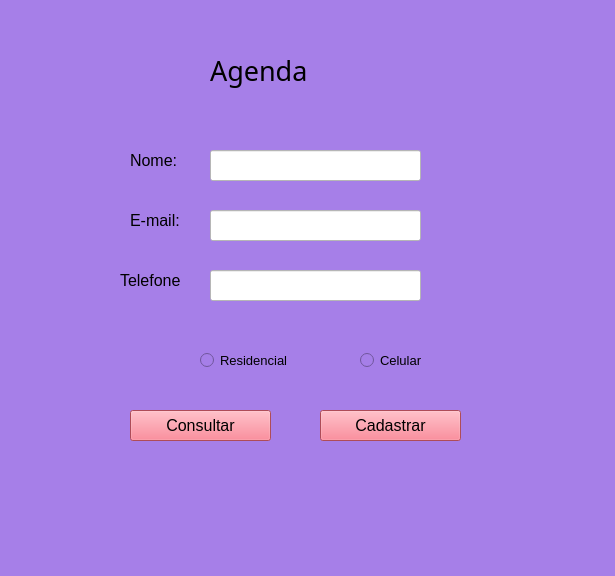
<?xml version="1.0" encoding="UTF-8"?>
<ui version="4.0">
 <class>MainWindow</class>
 <widget class="QMainWindow" name="MainWindow">
  <property name="geometry">
   <rect>
    <x>0</x>
    <y>0</y>
    <width>615</width>
    <height>576</height>
   </rect>
  </property>
  <property name="windowTitle">
   <string>MainWindow</string>
  </property>
  <property name="styleSheet">
   <string notr="true">background-color: rgba(166, 127, 232, 1);</string>
  </property>
  <widget class="QWidget" name="centralwidget">
   <widget class="QPushButton" name="btnCadastro">
    <property name="geometry">
     <rect>
      <x>320</x>
      <y>410</y>
      <width>141</width>
      <height>31</height>
     </rect>
    </property>
    <property name="font">
     <font>
      <pointsize>12</pointsize>
     </font>
    </property>
    <property name="styleSheet">
     <string notr="true">background-color: rgba(244, 107, 123, 1);
selection-background-color: rgba(142, 214, 128, 1);</string>
    </property>
    <property name="text">
     <string>Cadastrar</string>
    </property>
   </widget>
   <widget class="QLineEdit" name="leNome">
    <property name="geometry">
     <rect>
      <x>210</x>
      <y>150</y>
      <width>211</width>
      <height>31</height>
     </rect>
    </property>
    <property name="font">
     <font>
      <pointsize>12</pointsize>
     </font>
    </property>
    <property name="styleSheet">
     <string notr="true">background-color: rgb(255, 255, 255);</string>
    </property>
   </widget>
   <widget class="QLabel" name="label_2">
    <property name="geometry">
     <rect>
      <x>130</x>
      <y>150</y>
      <width>71</width>
      <height>21</height>
     </rect>
    </property>
    <property name="font">
     <font>
      <pointsize>12</pointsize>
     </font>
    </property>
    <property name="text">
     <string>Nome:</string>
    </property>
   </widget>
   <widget class="QLabel" name="label_3">
    <property name="geometry">
     <rect>
      <x>130</x>
      <y>210</y>
      <width>71</width>
      <height>21</height>
     </rect>
    </property>
    <property name="font">
     <font>
      <pointsize>12</pointsize>
     </font>
    </property>
    <property name="text">
     <string>E-mail:</string>
    </property>
   </widget>
   <widget class="QLineEdit" name="leEmail">
    <property name="geometry">
     <rect>
      <x>210</x>
      <y>210</y>
      <width>211</width>
      <height>31</height>
     </rect>
    </property>
    <property name="font">
     <font>
      <pointsize>12</pointsize>
     </font>
    </property>
    <property name="styleSheet">
     <string notr="true">background-color: rgb(255, 255, 255);</string>
    </property>
   </widget>
   <widget class="QLineEdit" name="leTelefone">
    <property name="geometry">
     <rect>
      <x>210</x>
      <y>270</y>
      <width>211</width>
      <height>31</height>
     </rect>
    </property>
    <property name="font">
     <font>
      <pointsize>12</pointsize>
     </font>
    </property>
    <property name="styleSheet">
     <string notr="true">background-color: rgb(255, 255, 255);</string>
    </property>
   </widget>
   <widget class="QLabel" name="label_4">
    <property name="geometry">
     <rect>
      <x>120</x>
      <y>270</y>
      <width>81</width>
      <height>21</height>
     </rect>
    </property>
    <property name="font">
     <font>
      <pointsize>12</pointsize>
     </font>
    </property>
    <property name="text">
     <string>Telefone</string>
    </property>
   </widget>
   <widget class="QRadioButton" name="rbResidencial">
    <property name="geometry">
     <rect>
      <x>200</x>
      <y>350</y>
      <width>111</width>
      <height>20</height>
     </rect>
    </property>
    <property name="font">
     <font>
      <pointsize>10</pointsize>
     </font>
    </property>
    <property name="text">
     <string>Residencial</string>
    </property>
   </widget>
   <widget class="QRadioButton" name="rbCelular">
    <property name="geometry">
     <rect>
      <x>360</x>
      <y>350</y>
      <width>111</width>
      <height>20</height>
     </rect>
    </property>
    <property name="font">
     <font>
      <pointsize>10</pointsize>
     </font>
    </property>
    <property name="text">
     <string>Celular</string>
    </property>
   </widget>
   <widget class="QLabel" name="label">
    <property name="geometry">
     <rect>
      <x>210</x>
      <y>40</y>
      <width>221</width>
      <height>61</height>
     </rect>
    </property>
    <property name="font">
     <font>
      <family>Wide Latin</family>
      <pointsize>20</pointsize>
     </font>
    </property>
    <property name="text">
     <string>Agenda</string>
    </property>
   </widget>
   <widget class="QPushButton" name="btnConsulta">
    <property name="geometry">
     <rect>
      <x>130</x>
      <y>410</y>
      <width>141</width>
      <height>31</height>
     </rect>
    </property>
    <property name="font">
     <font>
      <pointsize>12</pointsize>
     </font>
    </property>
    <property name="styleSheet">
     <string notr="true">background-color: rgba(244, 107, 123, 1);
selection-background-color: rgba(142, 214, 128, 1);</string>
    </property>
    <property name="text">
     <string>Consultar</string>
    </property>
   </widget>
  </widget>
  <widget class="QMenuBar" name="menubar">
   <property name="geometry">
    <rect>
     <x>0</x>
     <y>0</y>
     <width>615</width>
     <height>26</height>
    </rect>
   </property>
  </widget>
  <widget class="QStatusBar" name="statusbar"/>
 </widget>
 <resources/>
 <connections/>
</ui>
